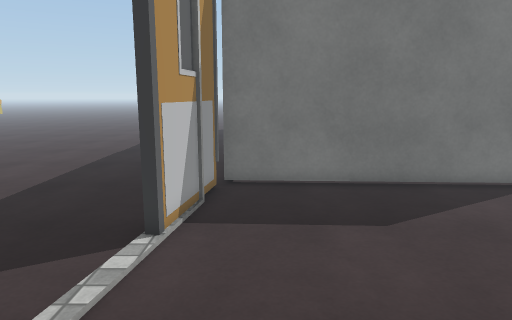
[1] (above)

14 first-person views from a walk through a 3-D level made in the Unity game engine. The camera is 1.5 m above the floor, tilts 10° down and sees 70° across. Doors are open. The floor is counted in squares, 0.5 m on a side. Each view is taken from the middle of a square. On the plan, view 1 faces up. The plan holds only what a view shows up to about 20 squares ahead; the rest is blank. The place goes on beyond the plan. The player is left out. Some animated figures are not drawn. Some surface patterns are stand-ins.

[2]
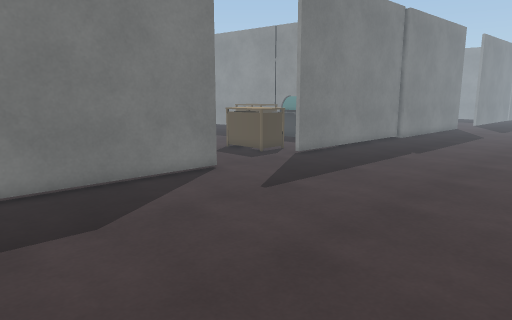

[3]
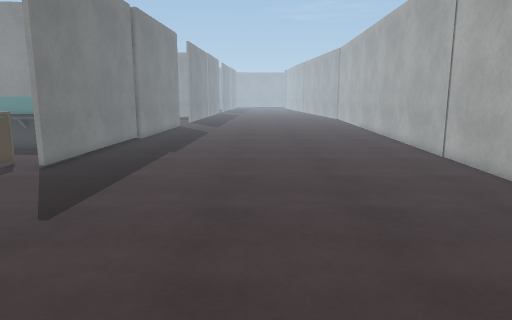

[4]
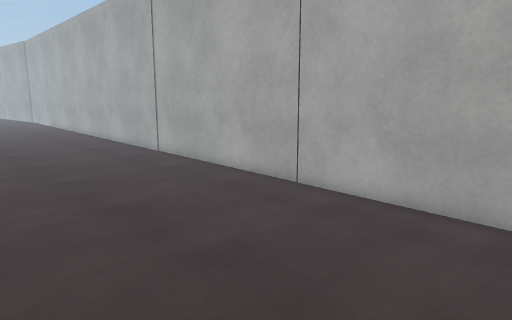

[5]
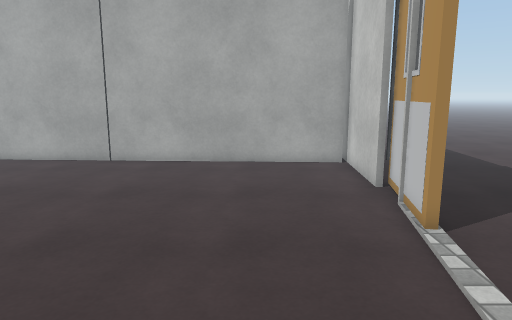

[6]
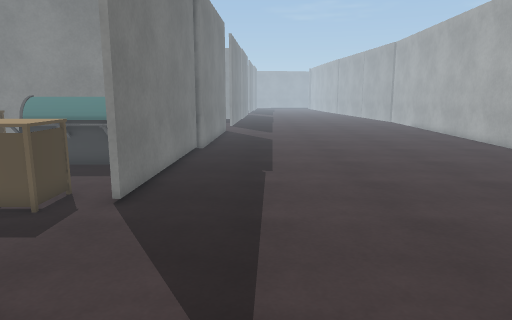

[7]
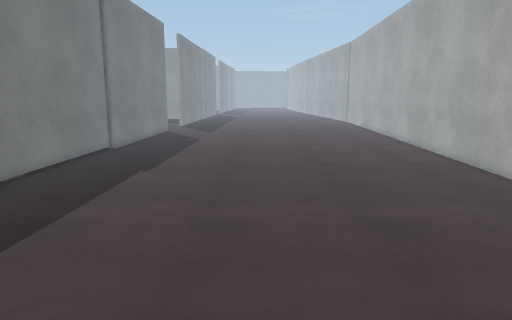

[8]
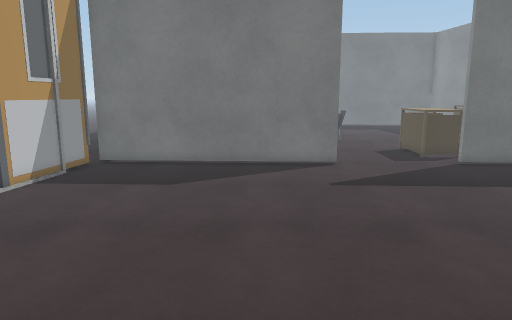

[9]
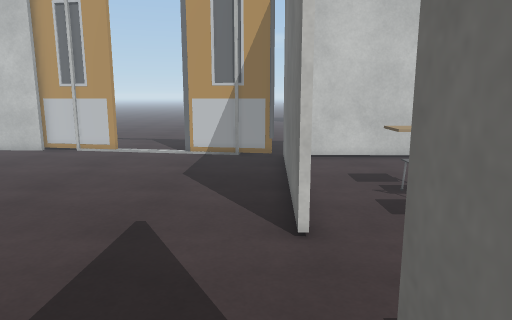

[10]
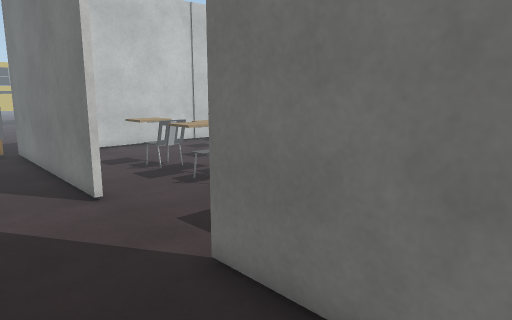

[11]
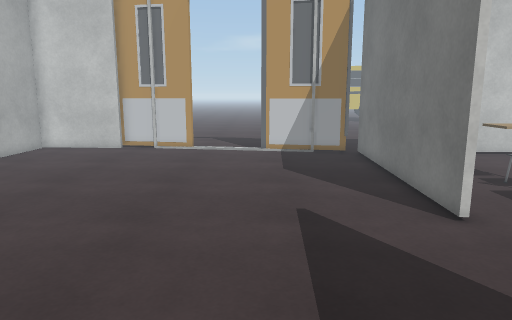

[12]
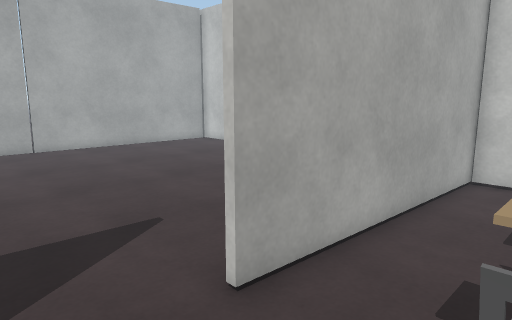

[13]
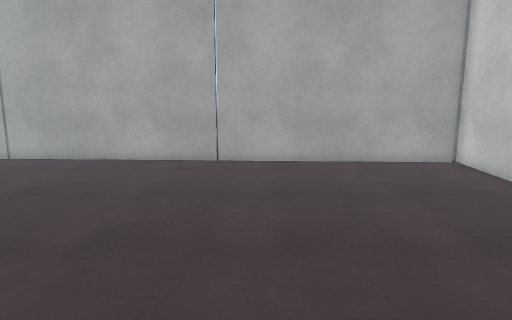

[14]
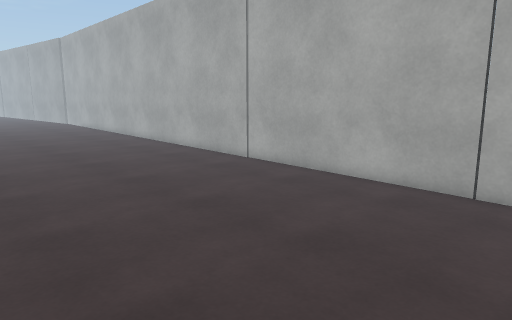

### Floor plan
Key: @ floor where view 1 was taken; # wall or solid block; . floor; D open door; T table; C chair; O other object.
Columns run from 7 left of view 1 to 25 right of it. Each row starts with its distance up from view 1.
 16 ...  .#.... CCCCCCC..TTT  .OOO
 15 ...  .#.....C..CCDDDDTTT ..OOO
 14 ...  .#..........DDDDTTT...OO
 13 ......## ........DDDD.....
 12 .....OO##########DDDD..#########
 11 .....OO.......................###
 10 .....O#..........................
  9 .....O...........................
  8  ....O...........................
  7   ...O...........................
  6   ...............................
  5    ..............................
  4    ..............................
  3   ..O............................
  2  ...O............................
  1  .. O............................
  0 ... O..@.........................
 -1 ...O#............................
 -2 .. .#............................
 -3 .. .#............................
 -4    .#............................
 -5     ###  ........................
 -6     ########################### .
 -7                               ###

Where each view was taken, in squares from view 1:
view 1: 0 up, 0 right, facing up
view 2: 0 up, 0 right, facing up-right
view 3: 3 up, 0 right, facing right
view 4: 4 up, 0 right, facing down-right
view 5: 11 up, 1 right, facing down
view 6: 8 up, 5 right, facing right
view 7: 3 up, 5 right, facing right
view 8: 4 down, 6 right, facing up
view 9: 11 up, 17 right, facing left
view 10: 8 up, 20 right, facing up-left
view 11: 7 up, 18 right, facing left
view 12: 16 up, 13 right, facing down-left
view 13: 11 up, 6 right, facing down
view 14: 6 up, 5 right, facing down-right
